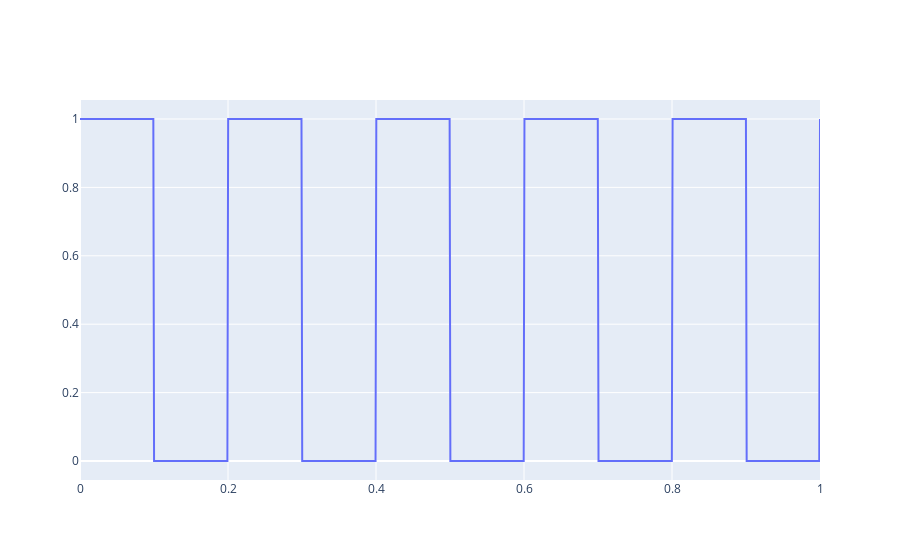

Source (notebook cell):
### Code cell
import plotly.graph_objects as go
import numpy as np
from scipy import signal
from scipy.fft import fft, fftfreq, fftshift
import pandas as pd
import matplotlib.pyplot as plt
x = np.linspace(0, 1, 1000)
y = signal.square(x * np.pi * 2 * 5)/2 + 1/2

fig = go.Figure()
fig.add_trace(go.Scatter(x=x, y=y, mode='lines', name='f(x) = x^2'))
fig.update_layout(
    hovermode="x"
)
fig.show()

### Figure 1 — Plotly figure (JSON) as saved in the notebook; plotly's stock layout.template omitted (floating-point values rounded to 4 significant figures; data arrays with more than 128 entries replaced by an {"elided": "..."} marker saying what was removed)
{"data": [{"mode": "lines", "name": "f(x) = x^2", "type": "scatter", "x": {"elided": "1000 float values"}, "y": {"elided": "1000 int values"}}], "layout": {"autosize": true, "hovermode": "x", "xaxis": {"autorange": true, "range": [0, 1], "type": "linear"}, "yaxis": {"autorange": true, "range": [-0.05556, 1.056], "type": "linear"}}}
